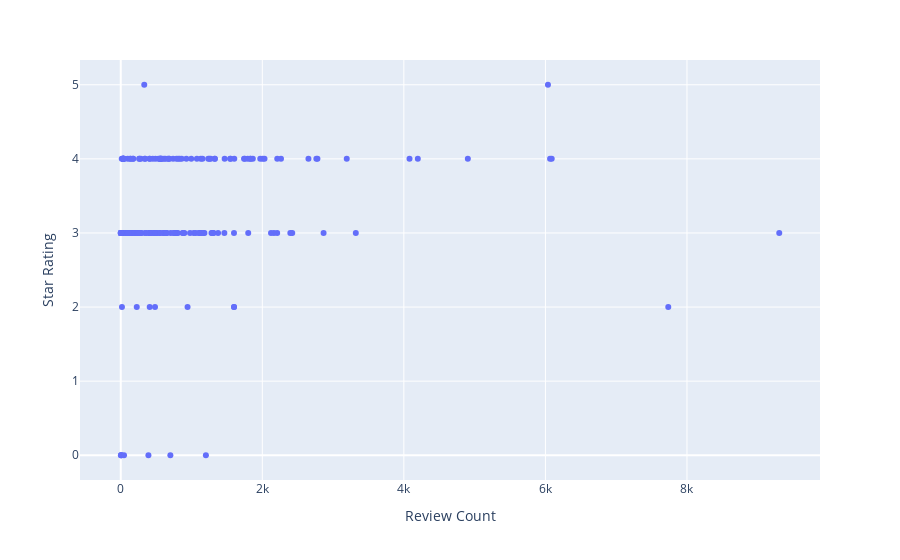

Write notebook code for a chart like this one.
### Code cell
figB = px.scatter(refined, x='Review Count', y='Star Rating', hover_data=['Establishment', 'Rating', 'District', 'Star Rating'])
figB.show()

### Figure 1 — Plotly figure (JSON) as saved in the notebook; plotly's stock layout.template omitted (floating-point values rounded to 4 significant figures; data arrays with more than 128 entries replaced by an {"elided": "..."} marker saying what was removed)
{"data": [{"customdata": {"elided": "180x3 mixed values"}, "hovertemplate": "Review Count=%{x}<br>Star Rating=%{y}<br>Establishment=%{customdata[0]}<br>Rating=%{customdata[1]}<br>District=%{customdata[2]}<extra></extra>", "legendgroup": "", "marker": {"color": "#636efa", "symbol": "circle"}, "mode": "markers", "name": "", "orientation": "v", "showlegend": false, "type": "scatter", "x": {"elided": "180 int values"}, "xaxis": "x", "y": {"elided": "180 int values"}, "yaxis": "y"}], "layout": {"legend": {"tracegroupgap": 0}, "margin": {"t": 60}, "xaxis": {"anchor": "y", "domain": [0, 1], "title": {"text": "Review Count"}}, "yaxis": {"anchor": "x", "domain": [0, 1], "title": {"text": "Star Rating"}}}}
